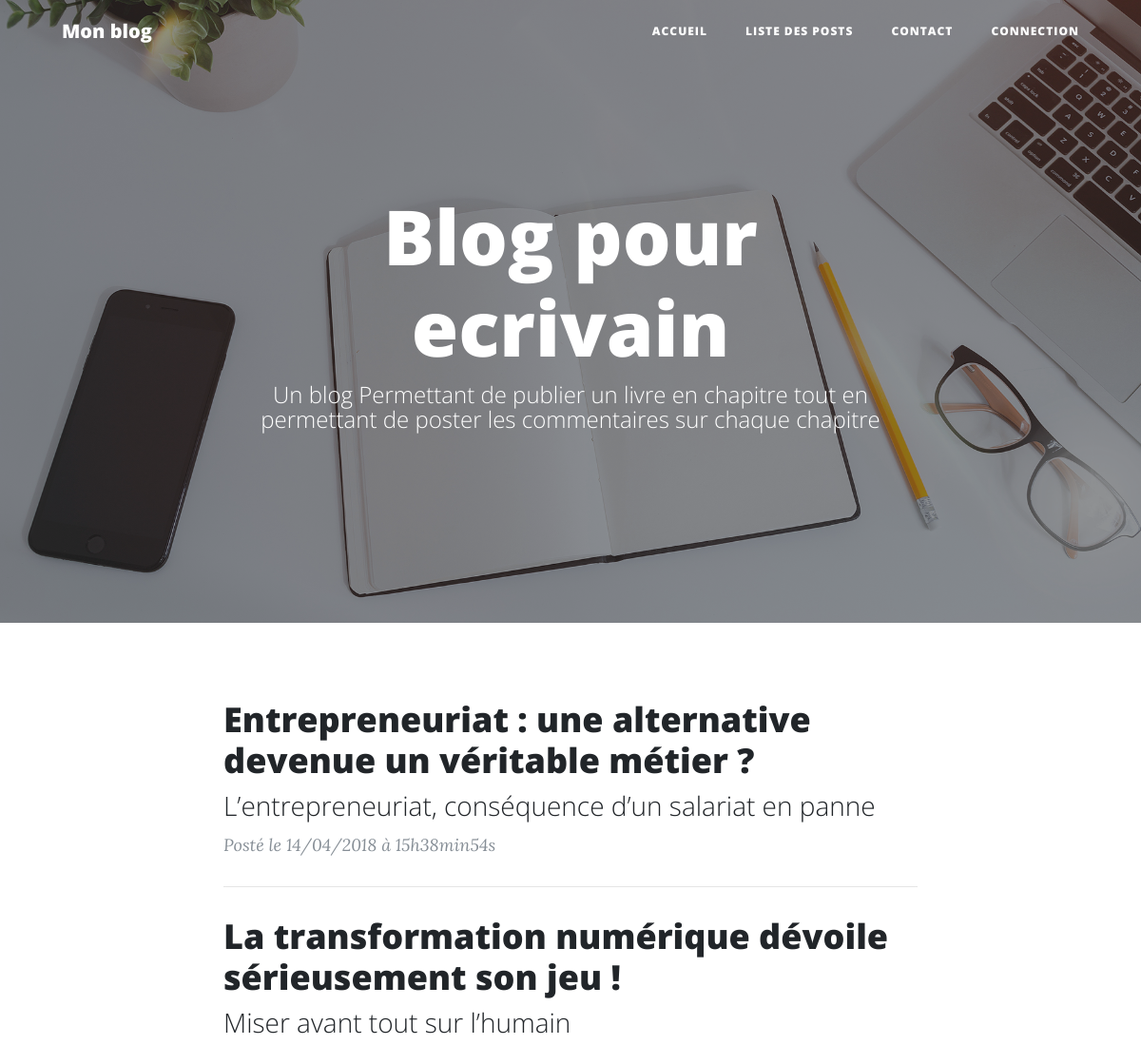
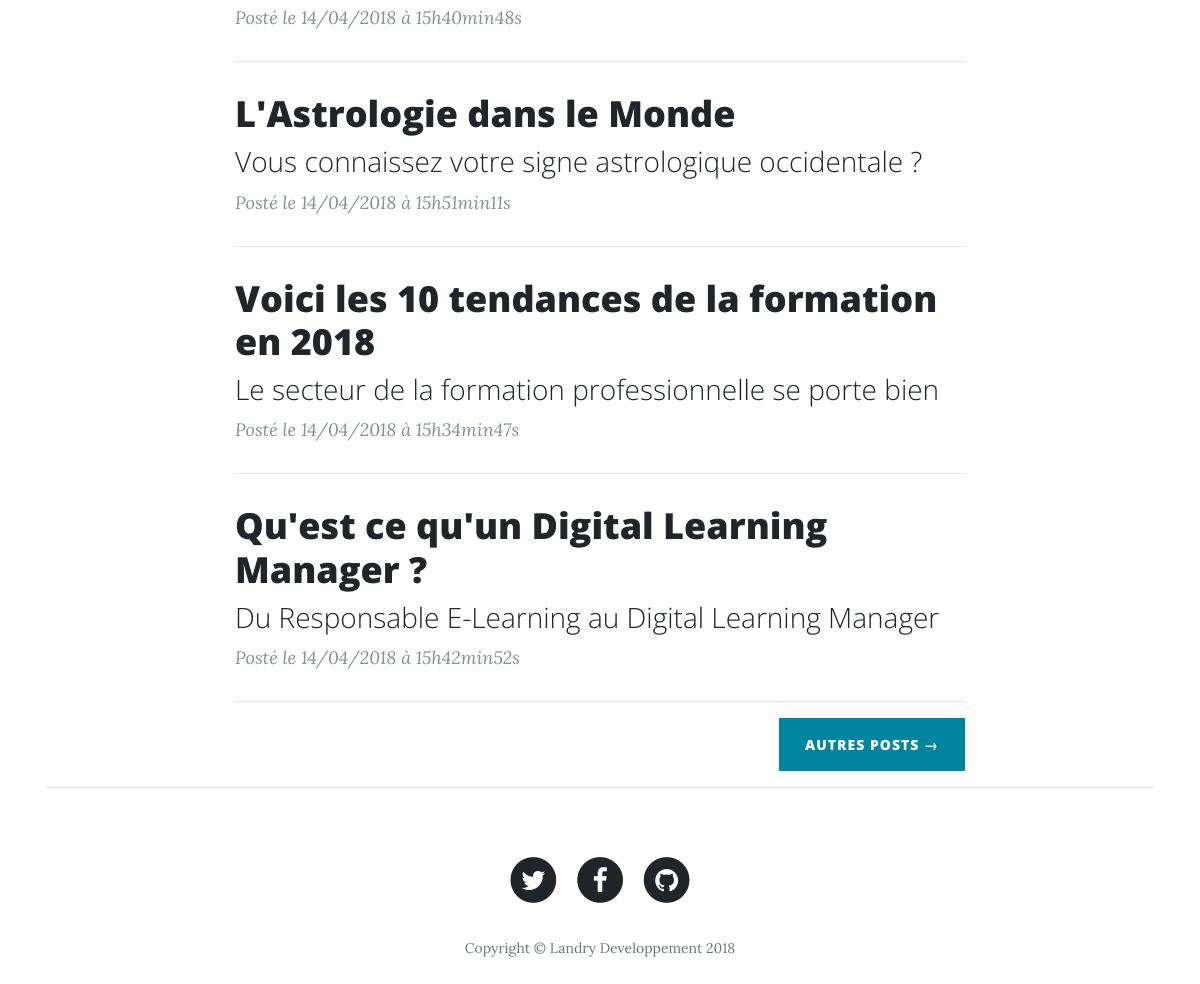
The page / on the database its author committed (2 pictures, top to bottom).
### tables this page shows
CREATE TABLE IF NOT EXISTS `posts` (
  `id_post` int(11) NOT NULL AUTO_INCREMENT,
  `title_post` varchar(255) NOT NULL,
  `sub_title` text NOT NULL,
  `content_post` text NOT NULL,
  `date_post` datetime NOT NULL,
  PRIMARY KEY (`id_post`)
);

### controllers/frontend.php (called while the page is built, shortened)
<?php
function homePosts()
{
	$post = new PostManager();
	$homePosts = $post->getListPosts($limit = 'LIMIT 5');
	require(ABSOLUTE_PATH.'/views/frontend/homePostsView.php');
}

### models/PostManager.php (called while the page is built, shortened)
<?php
class PostManager extends Manager
{
    public function getListPosts($limit = '')
    {
        $db       = $this->_db;
        $request  = $db->query('SELECT id_post, title_post, sub_title, DATE_FORMAT(date_post, \'%d/%m/%Y à %Hh%imin%ss\') AS creation_date_fr FROM posts '.$limit.'');
        return $request;
    }
}

### views/frontend/homePostsView.php (the view, shortened to what this page needs)
<header class="masthead" style="background-image: url('public/theme_front/img/home-bg.jpg')">
      <div class="overlay"></div>
      <div class="container">
        <div class="row">
          <div class="col-lg-8 col-md-10 mx-auto">
            <div class="site-heading">
              <h1>Blog pour ecrivain</h1>
              <span class="subheading">Un blog Permettant de publier un livre en chapitre tout en permettant de poster les commentaires sur chaque chapitre</span>
            </div>
          </div>
        </div>
      </div>
    </header>
     <div class="row">
        <div class="col-lg-8 col-md-10 mx-auto">
     	<?php
	if ( !empty($homePosts) )
  {
		while ($listpost = $homePosts->fetch(PDO::FETCH_ASSOC))
		{
		?>
      <div class="post-preview">
		    <a href="index.php?action=post&id=<?= $listpost['id_post']?>">
          <h2 class="post-title" style="word-break: break-word;">
		    	 <?= htmlspecialchars($listpost['title_post']) ?>
		    	</h2>
		      <h3 class="post-subtitle" style="word-break: break-word;">
		    	  <?= nl2br(htmlspecialchars($listpost['sub_title'])) ?>
		      </h3>
        </a>
		    	<p class="post-meta">Posté le <?= $listpost['creation_date_fr'] ?></p>
		  </div>
          <hr>
			<?php
		}
	}
	else
  {
  ?>
	  <p class="post-meta">Aucun enregistrement trouvé</p>
	<?php
	}
  ?>
          <div class="clearfix">
            <a class="btn btn-primary float-right" href="index.php?action=<?php echo "listPosts"; ?>">Autres posts &rarr;</a>
          </div>
        </div>
        </div>
    <hr>
<?php require('template.php'); ?>

### rows shown on the page
posts: title_post "Entrepreneuriat : une alternative devenue un véritable métier ?", sub_title "L’entrepreneuriat, conséquence d’un salariat en panne", creation_date_fr "14/04/2018 à 15h38min54s"
posts: title_post "La transformation numérique dévoile sérieusement son jeu !", sub_title "Miser avant tout sur l’humain", creation_date_fr "14/04/2018 à 15h40min48s"
posts: title_post "L'Astrologie dans le Monde", sub_title "Vous connaissez votre signe astrologique occidentale ?", creation_date_fr "14/04/2018 à 15h51min11s"
posts: title_post "Voici les 10 tendances de la formation en 2018", sub_title "Le secteur de la formation professionnelle se porte bien", creation_date_fr "14/04/2018 à 15h34min47s"
posts: title_post "Qu'est ce qu'un Digital Learning Manager ?", sub_title "Du Responsable E-Learning au Digital Learning Manager", creation_date_fr "14/04/2018 à 15h42min52s"
